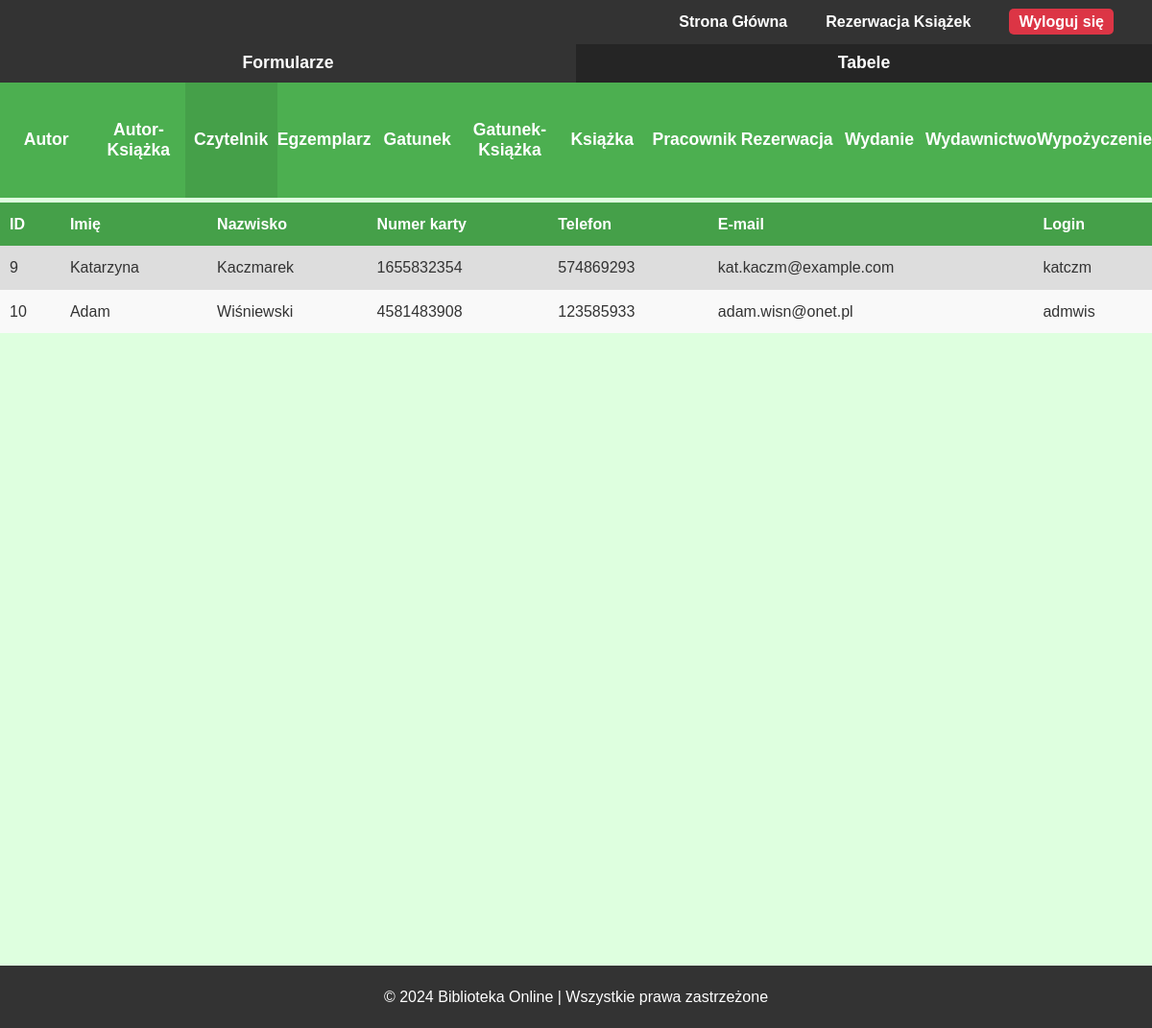
Before: /php/admin/tabele/main_tabela.php?tabela=czytelnik (signed in) with the older database file.
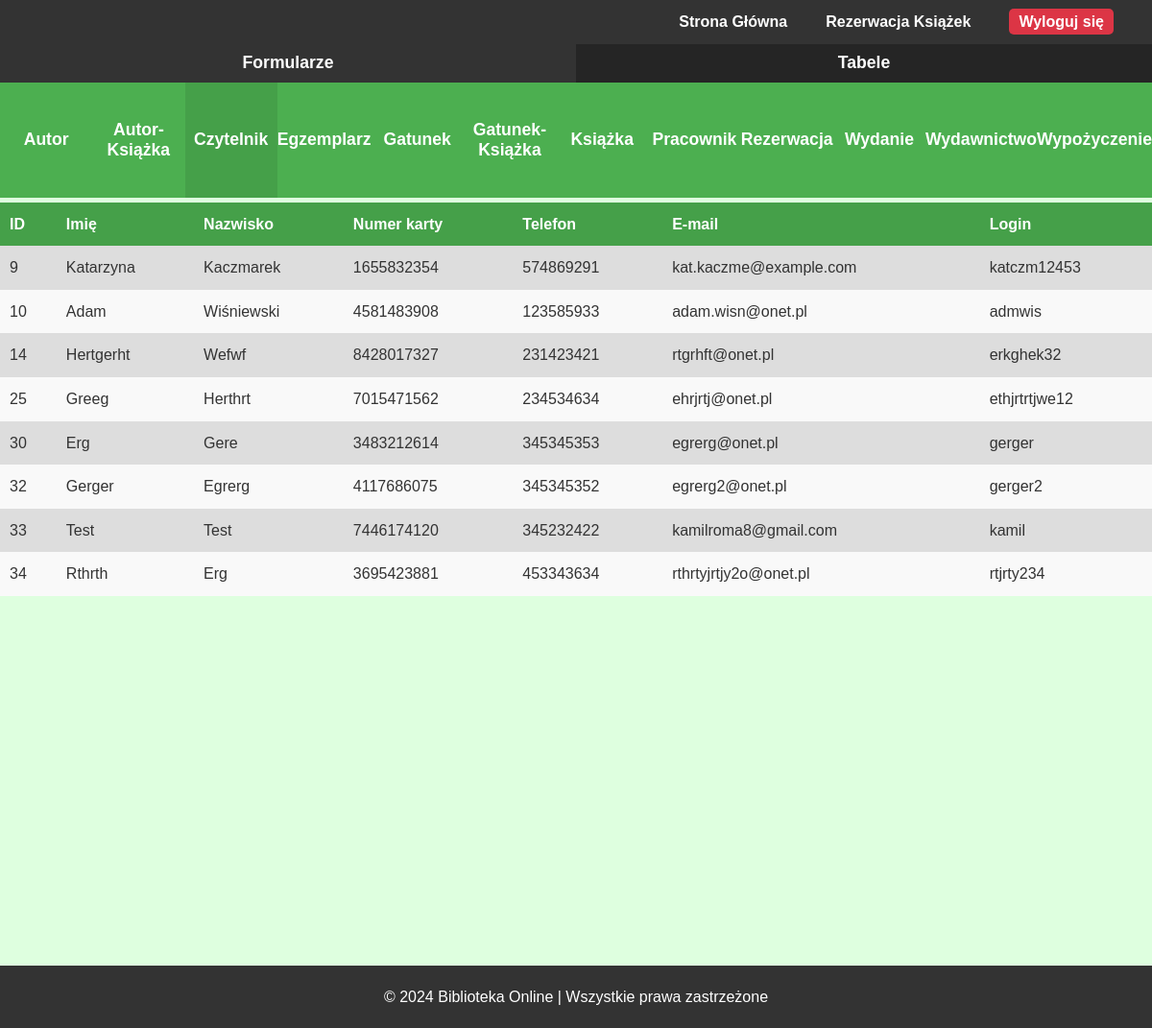
After: the same page with the newer database file.
### tables this page shows
CREATE TABLE `czytelnik` (
  `ID` int(11) NOT NULL,
  `imie` varchar(50) NOT NULL,
  `nazwisko` varchar(50) NOT NULL,
  `nr_karty` varchar(20) NOT NULL,
  `telefon` varchar(9) DEFAULT NULL,
  `email` varchar(100) NOT NULL,
  `login` varchar(50) NOT NULL,
  `haslo` varchar(255) NOT NULL
);

### php/admin/tabele/czytelnik_tabela.php (the view)
<section id="tabela">
    <?php
    $sql = "SELECT * FROM czytelnik";
    $result = $conn->query($sql);
    echo "<table>";
    echo "<thead>
            <tr>
                <th>ID</th>
                <th>Imię</th>
                <th>Nazwisko</th>
                <th>Numer karty</th>
                <th>Telefon</th>
                <th>E-mail</th>
                <th>Login</th>
            </tr>
        </thead>";
    echo "<tbody>";
    if ($result->num_rows > 0)
    {
        while ($row = $result->fetch_assoc())
        {
            echo "<tr>
                    <td>" . $row["ID"] . "</td>
                    <td>" . $row["imie"] . "</td>
                    <td>" . $row["nazwisko"] . "</td>
                    <td>" . $row["nr_karty"] . "</td>
                    <td>" . $row["telefon"] . "</td>
                    <td>" . $row["email"] . "</td>
                    <td>" . $row["login"] . "</td>
                </tr>";
        }
    }
    else
    {
        echo "<tr>
                <td colspan='7' class='no-data'>Brak danych</td>
            </tr>";
    }
    echo "</tbody>";
    echo "</table>";
    ?>
</section>

### php/admin/tabele/main_tabela.php (shortened to what this page needs)
<?php
$tabela = isset($_GET['tabela']) ? $_GET['tabela'] : null;
?>
<!DOCTYPE html>
<html lang="pl">
<head>
    <link rel="stylesheet" href="css/style.css">
    <link rel="stylesheet" href="css/admin.css">
</head>
<body>
    <header>
        <nav>
            <ul>
                <li><a href="/Biblioteka/index.php">Strona Główna</a></li>
                <li><a href="/Biblioteka/php/reservation.php">Rezerwacja Książek</a></li>
                <?php if(isset($_SESSION['user_id'])): ?>
                    <li><a href="/Biblioteka/php/logout.php" id="logoutBtn">Wyloguj się</a></li>
                <?php else: ?>
                    <li><a href="/Biblioteka/php/login.php">Zaloguj się</a></li>
                <?php endif; ?>
            </ul>
        </nav>
    </header>
    <section id="pasek">
        <ul>
            <li><a href="php/admin/formularze/main_formularz.php?formularz=<?php echo $tabela; ?>"><button>Formularze</button></a></li>
            <li><button disabled>Tabele</button></li>
        </ul>
    </section>
    <section id="panel">
        <ul>
            <?php
            $tabele = [
                'autor' => 'Autor',
                'autor_ksiazki' => 'Autor-Książka',
                'czytelnik' => 'Czytelnik',
                'egzemplarz' => 'Egzemplarz',
                'gatunek' => 'Gatunek',
                'gatunek_ksiazki' => 'Gatunek-Książka',
                'ksiazka' => 'Książka',
                'pracownik' => 'Pracownik',
                'rezerwacja' => 'Rezerwacja',
                'wydanie' => 'Wydanie',
                'wydawnictwo' => 'Wydawnictwo',
                'wypozyczenie' => 'Wypożyczenie'
            ];
            foreach ($tabele as $key => $value) {
                if ($tabela === $key) {
                    echo "<li><button disabled>$value</button></li>";
                } else {
                    echo "<li><a href='php/admin/tabele/main_tabela.php?tabela=$key'><button>$value</button></a></li>";
                }
            }
            ?>
        </ul>
    </section>
    <?php
        if ($tabela && array_key_exists($tabela, $tabele)){
            include(BASE_PATH . 'php/admin/tabele/' . $tabela . '_tabela.php');
        }
        else {
            echo "<p>Brak tabeli</p>";
        }
    ?>
    <footer>
        <p>&copy; 2024 Biblioteka Online | Wszystkie prawa zastrzeżone</p>
    </footer>
</body>
</html>

Changed rows visible on the page:
changed czytelnik "Katarzyna": telefon "574869293" → "574869291"; email "kat.kaczm@example.com" → "kat.kaczme@example.com"; login "katczm" → "katczm12453"
added czytelnik: ID "14", imie "Hertgerht", nazwisko "Wefwf", nr_karty "8428017327", telefon "231423421", email "rtgrhft@onet.pl", login "erkghek32"
added czytelnik: ID "25", imie "Greeg", nazwisko "Herthrt", nr_karty "7015471562", telefon "234534634", email "ehrjrtj@onet.pl", login "ethjrtrtjwe12"
added czytelnik: ID "30", imie "Erg", nazwisko "Gere", nr_karty "3483212614", telefon "345345353", email "egrerg@onet.pl", login "gerger"
added czytelnik: ID "32", imie "Gerger", nazwisko "Egrerg", nr_karty "4117686075", telefon "345345352", email "egrerg2@onet.pl", login "gerger2"
added czytelnik: ID "33", imie "Test", nazwisko "Test", nr_karty "7446174120", telefon "345232422", email "kamilroma8@gmail.com", login "kamil"
added czytelnik: ID "34", imie "Rthrth", nazwisko "Erg", nr_karty "3695423881", telefon "453343634", email "rthrtyjrtjy2o@onet.pl", login "rtjrty234"
